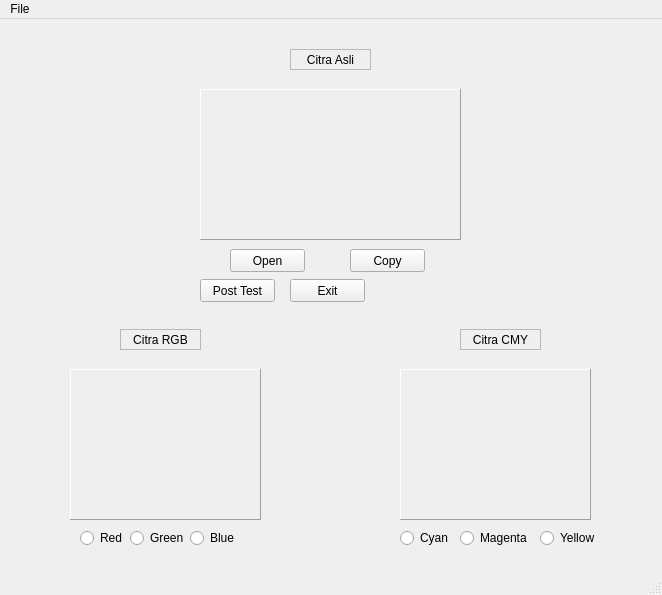
<?xml version="1.0" encoding="UTF-8"?>
<ui version="4.0">
 <class>MainModul1</class>
 <widget class="QMainWindow" name="MainModul1">
  <property name="geometry">
   <rect>
    <x>0</x>
    <y>0</y>
    <width>662</width>
    <height>595</height>
   </rect>
  </property>
  <property name="windowTitle">
   <string>Praktikum Pengolahan Citra Digital</string>
  </property>
  <widget class="QWidget" name="centralwidget">
   <widget class="QPushButton" name="btnCopy">
    <property name="geometry">
     <rect>
      <x>350</x>
      <y>230</y>
      <width>75</width>
      <height>23</height>
     </rect>
    </property>
    <property name="text">
     <string>Copy</string>
    </property>
   </widget>
   <widget class="QRadioButton" name="btnGreen">
    <property name="geometry">
     <rect>
      <x>130</x>
      <y>510</y>
      <width>80</width>
      <height>18</height>
     </rect>
    </property>
    <property name="text">
     <string>Green</string>
    </property>
   </widget>
   <widget class="QPushButton" name="btnOpen">
    <property name="geometry">
     <rect>
      <x>230</x>
      <y>230</y>
      <width>75</width>
      <height>23</height>
     </rect>
    </property>
    <property name="text">
     <string>Open</string>
    </property>
   </widget>
   <widget class="QRadioButton" name="btnCyan">
    <property name="geometry">
     <rect>
      <x>400</x>
      <y>510</y>
      <width>80</width>
      <height>18</height>
     </rect>
    </property>
    <property name="text">
     <string>Cyan</string>
    </property>
   </widget>
   <widget class="QLabel" name="gambarRGB">
    <property name="geometry">
     <rect>
      <x>70</x>
      <y>350</y>
      <width>191</width>
      <height>151</height>
     </rect>
    </property>
    <property name="autoFillBackground">
     <bool>false</bool>
    </property>
    <property name="frameShape">
     <enum>QFrame::Panel</enum>
    </property>
    <property name="frameShadow">
     <enum>QFrame::Raised</enum>
    </property>
    <property name="text">
     <string/>
    </property>
    <property name="scaledContents">
     <bool>true</bool>
    </property>
   </widget>
   <widget class="QRadioButton" name="btnYellow">
    <property name="geometry">
     <rect>
      <x>540</x>
      <y>510</y>
      <width>80</width>
      <height>18</height>
     </rect>
    </property>
    <property name="text">
     <string>Yellow</string>
    </property>
   </widget>
   <widget class="QLabel" name="gambarAsli">
    <property name="geometry">
     <rect>
      <x>200</x>
      <y>70</y>
      <width>261</width>
      <height>151</height>
     </rect>
    </property>
    <property name="autoFillBackground">
     <bool>false</bool>
    </property>
    <property name="frameShape">
     <enum>QFrame::Panel</enum>
    </property>
    <property name="frameShadow">
     <enum>QFrame::Raised</enum>
    </property>
    <property name="text">
     <string/>
    </property>
    <property name="scaledContents">
     <bool>true</bool>
    </property>
   </widget>
   <widget class="QLabel" name="gambarCMY">
    <property name="geometry">
     <rect>
      <x>400</x>
      <y>350</y>
      <width>191</width>
      <height>151</height>
     </rect>
    </property>
    <property name="autoFillBackground">
     <bool>false</bool>
    </property>
    <property name="frameShape">
     <enum>QFrame::Panel</enum>
    </property>
    <property name="frameShadow">
     <enum>QFrame::Raised</enum>
    </property>
    <property name="text">
     <string/>
    </property>
    <property name="scaledContents">
     <bool>true</bool>
    </property>
   </widget>
   <widget class="QRadioButton" name="btnBlue">
    <property name="geometry">
     <rect>
      <x>190</x>
      <y>510</y>
      <width>80</width>
      <height>18</height>
     </rect>
    </property>
    <property name="text">
     <string>Blue</string>
    </property>
   </widget>
   <widget class="QRadioButton" name="btnMagenta">
    <property name="geometry">
     <rect>
      <x>460</x>
      <y>510</y>
      <width>80</width>
      <height>18</height>
     </rect>
    </property>
    <property name="text">
     <string>Magenta</string>
    </property>
   </widget>
   <widget class="QLabel" name="labelCitraAsli">
    <property name="geometry">
     <rect>
      <x>290</x>
      <y>30</y>
      <width>81</width>
      <height>21</height>
     </rect>
    </property>
    <property name="frameShape">
     <enum>QFrame::StyledPanel</enum>
    </property>
    <property name="text">
     <string>Citra Asli</string>
    </property>
    <property name="alignment">
     <set>Qt::AlignCenter</set>
    </property>
   </widget>
   <widget class="QRadioButton" name="btnRed">
    <property name="geometry">
     <rect>
      <x>80</x>
      <y>510</y>
      <width>80</width>
      <height>18</height>
     </rect>
    </property>
    <property name="text">
     <string>Red</string>
    </property>
   </widget>
   <widget class="QPushButton" name="btnExit">
    <property name="geometry">
     <rect>
      <x>290</x>
      <y>260</y>
      <width>75</width>
      <height>23</height>
     </rect>
    </property>
    <property name="text">
     <string>Exit</string>
    </property>
   </widget>
   <widget class="QLabel" name="labelCitraRGB">
    <property name="geometry">
     <rect>
      <x>120</x>
      <y>310</y>
      <width>81</width>
      <height>21</height>
     </rect>
    </property>
    <property name="frameShape">
     <enum>QFrame::StyledPanel</enum>
    </property>
    <property name="text">
     <string>Citra RGB</string>
    </property>
    <property name="alignment">
     <set>Qt::AlignCenter</set>
    </property>
   </widget>
   <widget class="QLabel" name="labelCitraCMY">
    <property name="geometry">
     <rect>
      <x>460</x>
      <y>310</y>
      <width>81</width>
      <height>21</height>
     </rect>
    </property>
    <property name="frameShape">
     <enum>QFrame::StyledPanel</enum>
    </property>
    <property name="text">
     <string>Citra CMY</string>
    </property>
    <property name="alignment">
     <set>Qt::AlignCenter</set>
    </property>
   </widget>
   <widget class="QPushButton" name="posttest">
    <property name="geometry">
     <rect>
      <x>200</x>
      <y>260</y>
      <width>75</width>
      <height>23</height>
     </rect>
    </property>
    <property name="text">
     <string>Post Test</string>
    </property>
   </widget>
  </widget>
  <widget class="QMenuBar" name="menubar">
   <property name="geometry">
    <rect>
     <x>0</x>
     <y>0</y>
     <width>662</width>
     <height>21</height>
    </rect>
   </property>
   <property name="statusTip">
    <string>Modul1</string>
   </property>
   <property name="defaultUp">
    <bool>true</bool>
   </property>
   <widget class="QMenu" name="menuModul1">
    <property name="title">
     <string>File</string>
    </property>
    <addaction name="actionNew"/>
    <addaction name="separator"/>
   </widget>
   <addaction name="menuModul1"/>
  </widget>
  <widget class="QStatusBar" name="statusbar"/>
  <action name="actionNew">
   <property name="text">
    <string>New</string>
   </property>
  </action>
 </widget>
 <resources/>
 <connections/>
</ui>
